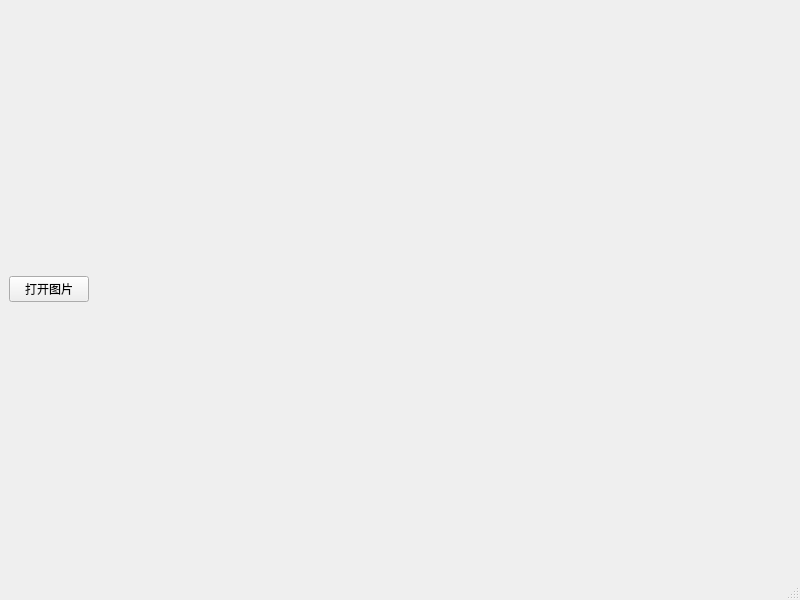
<?xml version="1.0" encoding="UTF-8"?>
<ui version="4.0">
 <class>MainWindow</class>
 <widget class="QMainWindow" name="MainWindow">
  <property name="geometry">
   <rect>
    <x>0</x>
    <y>0</y>
    <width>800</width>
    <height>600</height>
   </rect>
  </property>
  <property name="windowTitle">
   <string>MainWindow</string>
  </property>
  <widget class="QWidget" name="centralwidget">
   <layout class="QGridLayout" name="gridLayout">
    <item row="0" column="0">
     <widget class="QPushButton" name="pushButtonOpenCamera">
      <property name="text">
       <string>打开图片</string>
      </property>
     </widget>
    </item>
    <item row="0" column="1">
     <spacer name="horizontalSpacer">
      <property name="orientation">
       <enum>Qt::Horizontal</enum>
      </property>
      <property name="sizeHint" stdset="0">
       <size>
        <width>40</width>
        <height>20</height>
       </size>
      </property>
     </spacer>
    </item>
    <item row="1" column="0" colspan="2">
     <layout class="QVBoxLayout" name="verticalLayout"/>
    </item>
   </layout>
  </widget>
  <widget class="QStatusBar" name="statusbar"/>
 </widget>
 <resources/>
 <connections/>
</ui>
